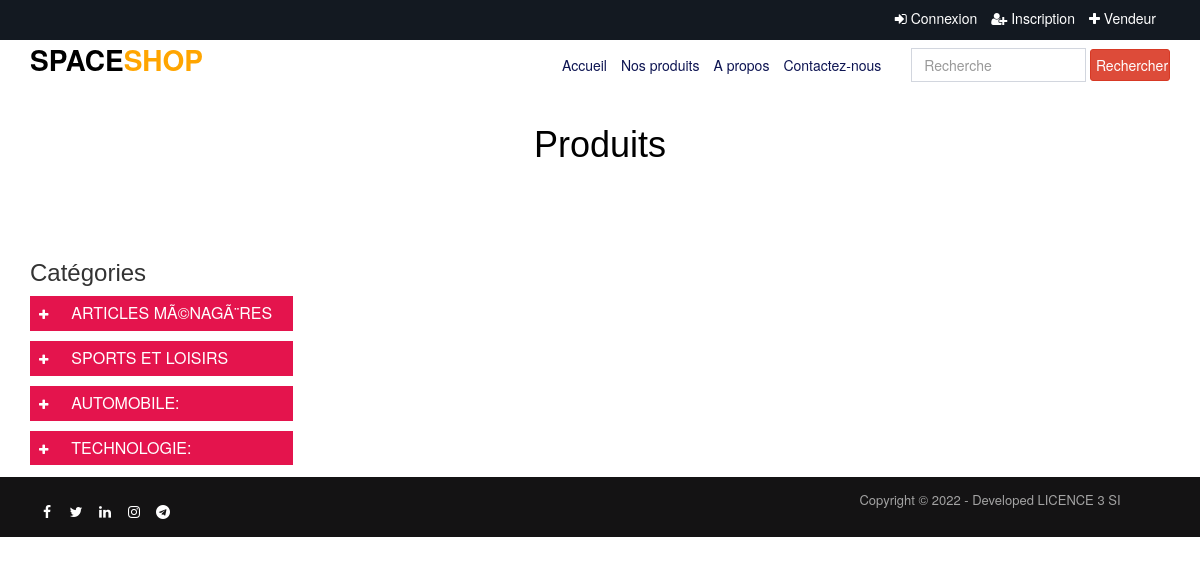
Before: /lesproduit.php with the older database file.
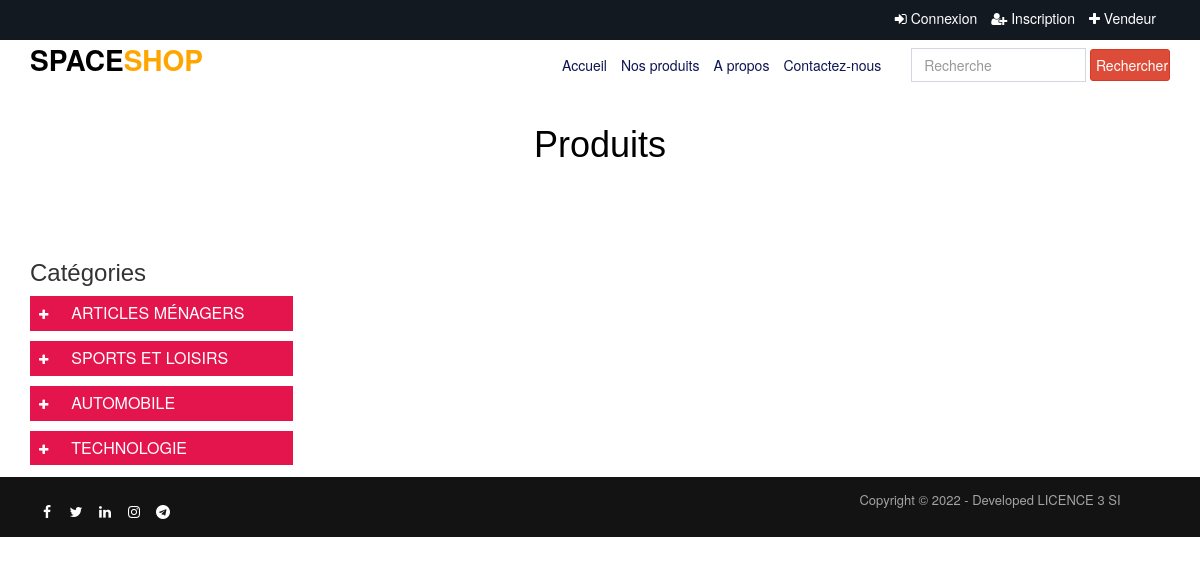
After: the same page with the newer database file.
### tables this page shows
CREATE TABLE IF NOT EXISTS `table_cat` (
  `id_categorie` int(11) NOT NULL AUTO_INCREMENT,
  `cat_nom` varchar(255) NOT NULL,
  `aff_ach` int(1) NOT NULL,
  PRIMARY KEY (`id_categorie`)
);

### fonctions/categorie.php (called while the page is built, shortened)
<?php
function affiche_categorie()
{
    $pdo = pdo();
    $stmt = $pdo->prepare("SELECT * FROM table_cat ORDER BY id_categorie DESC");
    $stmt->execute();
    $rs = $stmt->fetchAll(PDO::FETCH_ASSOC);
    return $rs;
}

### lesproduit.php (the view, shortened to what this page needs)
<?php require_once('header.php'); ?>
<?php
include_once "fonctions/categorie.php";
$i = 0;
$result = affiche_categorie();
?>
<div class="page-banner">
    <div class="inner">
        <h1>Produits</h1>
    </div>
</div>
<div class="page">
    <div class="container">
        <div class="row">
            <div class="col-md-3">
                <h3>Catégories</h3>
                <div id="left" class="span3">
                    <ul id="menu-group-1" class="nav menu">
                        <?php
                        foreach ($result as $row) {
                            $i++;
                        ?>
                            <li class="cat-level-1 deeper parent">
                                <a class="" href="lesproduit.php?id=<?php echo $row['id_categorie']; ?> ">
                                    <span data-toggle="collapse" data-parent="#menu-group-1" href="#cat-lvl1-id-<?php echo $i; ?>" class="sign"><i class="fa fa-plus"></i></span>
                                    <span class="lbl"><?php echo $row['cat_nom']; ?></span>
                                </a>
                            </li>
                        <?php
                        }
                        ?>
                    </ul>
                </div>
            </div>
            <div class="col-md-9">
                <div class="product product-cat">
                </div>
            </div>
        </div>
    </div>
    <?php require_once('footer.php'); ?>

Changed rows visible on the page:
changed table_cat: cat_nom "ARTICLES MÃ©NAGÃ¨RES" → "ARTICLES MÉNAGERS"
changed table_cat: cat_nom "AUTOMOBILE:" → "AUTOMOBILE"
changed table_cat: cat_nom "TECHNOLOGIE:" → "TECHNOLOGIE"
